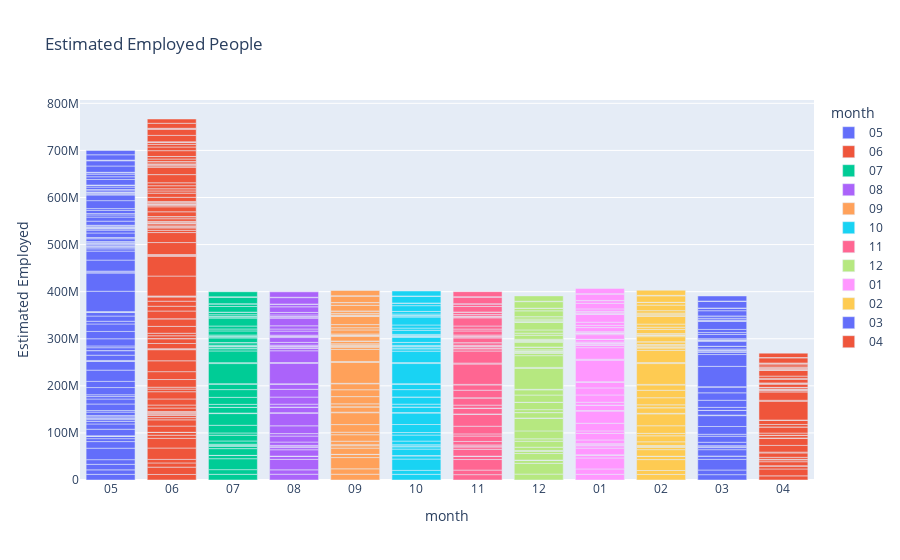

Write notebook code for a chart like this one.
### Code cell
# Bar Plot of Estimated Employed people in every month
fig = pl.bar(df, x = 'month', y = 'Estimated Employed', color = 'month', title = 'Estimated Employed People')
fig.show()
